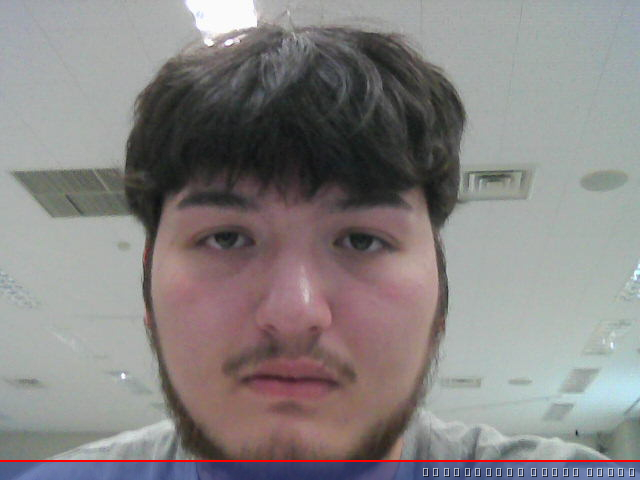
#> input picture ex5/face.jpg, 640 x 480 px
$ python facedetect.py
#> lines starting #> are read from the running program, lines starting #| are printed output that depends on the picture; after the words box and inside, x2 and y2 are one past the last pixel; in counts of white or black regions, pixels touching at a corner belong together
import cv2
faceCascade = cv2.CascadeClassifier('/home/andy/IE01-Comprehensive-System-Exercises/ex5/opencv-master/data/haarcascades/haarcascade_frontalface_default.xml')

img = cv2.imread('face.jpg')
#> img is the input picture: shape (480, 640, 3); mean B, G, R 131.5, 132, 135.7
gray = cv2.cvtColor(img, cv2.COLOR_RGB2GRAY)
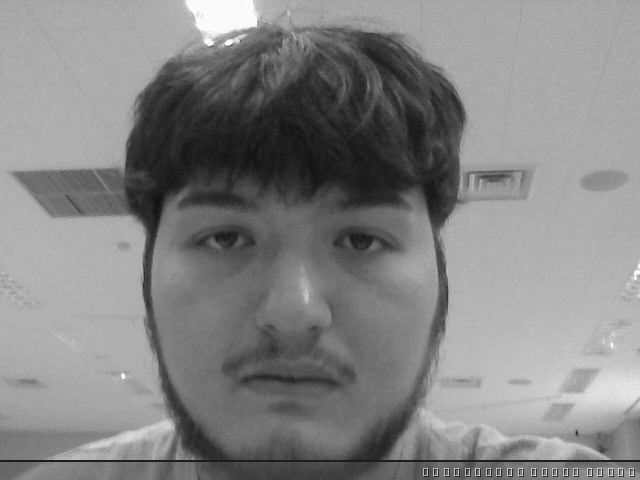
#> gray: shape (480, 640); min 16, max 255, mean 132.2
faces = faceCascade.detectMultiScale(gray)
#> faces = [[118, 116, 342, 342]]
for(x, y, w, h) in faces:
    cv2.rectangle(img, (x,y), (x + w, y + h), (255, 0, 0), 2)
#> this loop made 1 pass
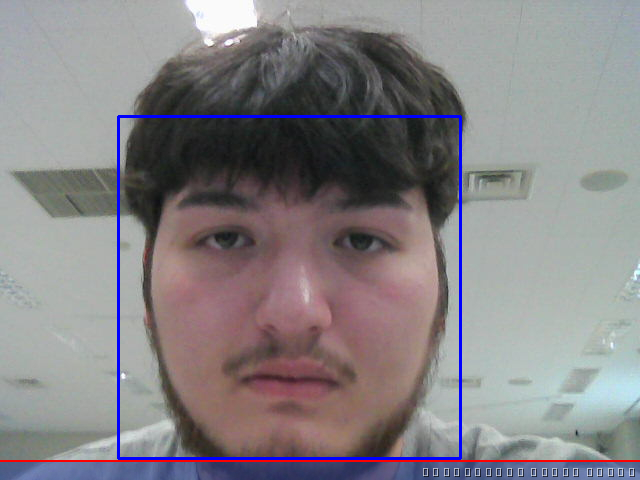
#> img: shape (480, 640, 3); 1.33% of pixels changed, all inside (x1, y1, x2, y2) = (117, 115, 462, 460)
cv2.imwrite('detected.jpg', img)

$ run again, with ex5/ex5_1_b.jpg copied over ex5/face.jpg
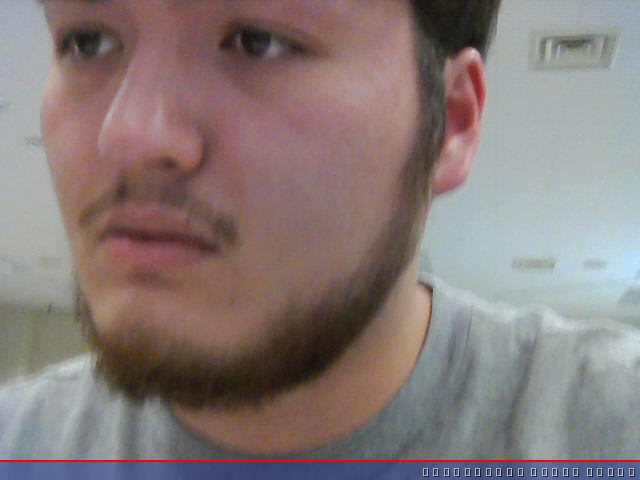
#> input picture ex5/ex5_1_b.jpg, 640 x 480 px
#> img is the input picture: shape (480, 640, 3); mean B, G, R 120.6, 122.8, 135.1
#> `gray = cv2.cvtColor(img, cv2.COLOR_RGB2GRAY)`:
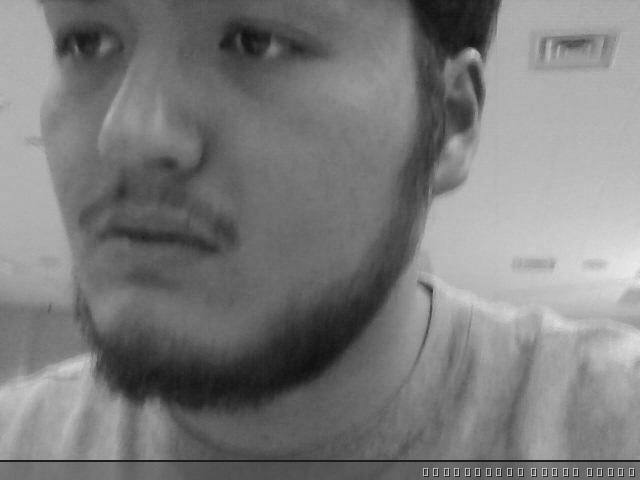
#> gray: shape (480, 640); min 16, max 235, mean 123.5
#> faces = ()

$ run again, with ex5/ex5_1_d.jpg copied over ex5/face.jpg
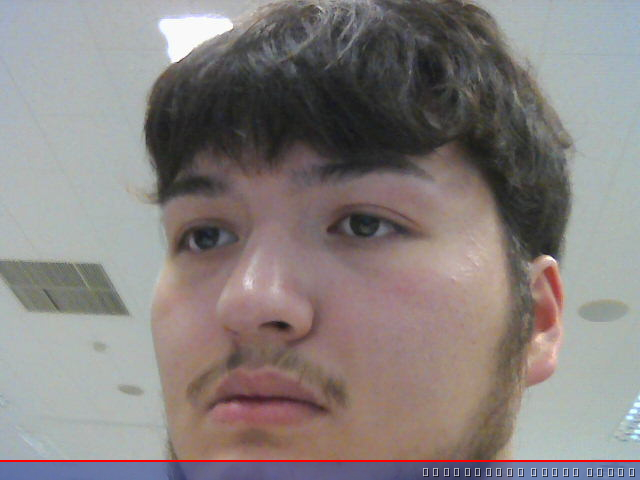
#> input picture ex5/ex5_1_d.jpg, 640 x 480 px
#> img is the input picture: shape (480, 640, 3); mean B, G, R 127.5, 129.2, 135.8
#> `gray = cv2.cvtColor(img, cv2.COLOR_RGB2GRAY)`:
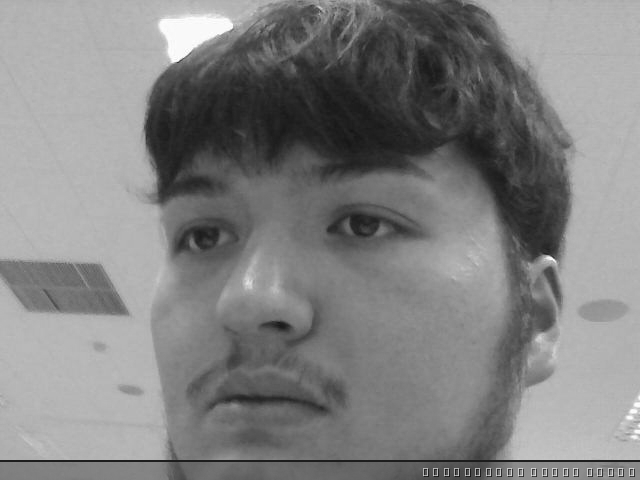
#> gray: shape (480, 640); min 20, max 255, mean 129.4
#> faces = [[99, 104, 353, 353]]
#> the loop `for(x, y, w, h) in faces:` made 1 pass
#> after the loop `for(x, y, w, h) in faces:`:
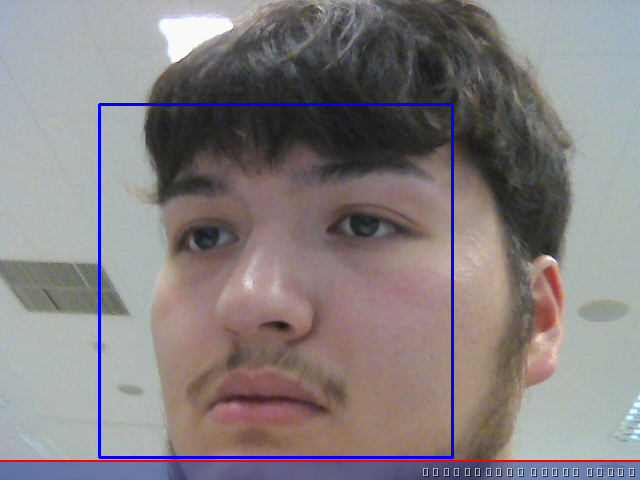
#> img: shape (480, 640, 3); 1.38% of pixels changed, all inside (x1, y1, x2, y2) = (98, 103, 454, 459)

$ run again, with ex5/ex5_1_i.jpg copied over ex5/face.jpg
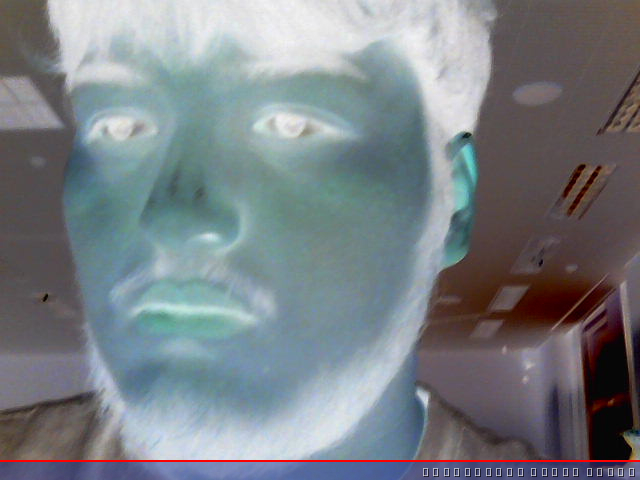
#> input picture ex5/ex5_1_i.jpg, 640 x 480 px
#> img is the input picture: shape (480, 640, 3); mean B, G, R 132.2, 127, 120.6
#> `gray = cv2.cvtColor(img, cv2.COLOR_RGB2GRAY)`:
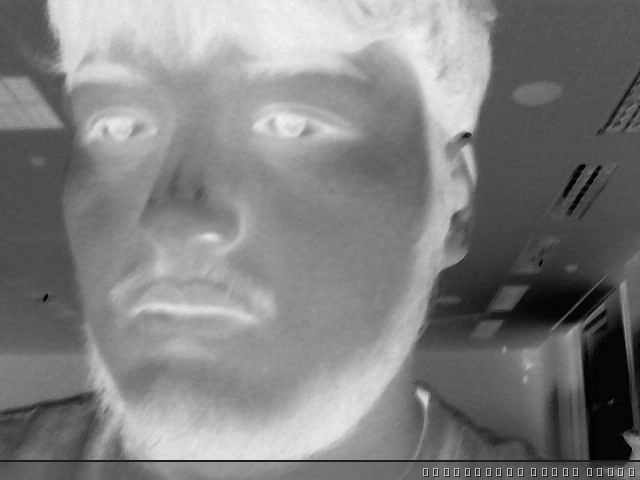
#> gray: shape (480, 640); min 0, max 244, mean 127.8
#> faces = ()
